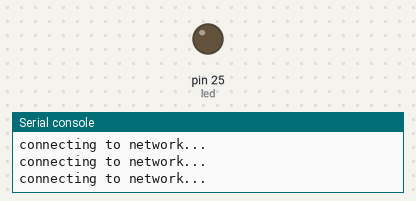
This program was run on a simulated MicroPython board. Parts: output pins drawn as LEDs (lit = HIGH), the last lines printed to the serial console. Dashed ring = blinking. WiFi joins after 1.5 s.

Above: at 0.9 s.
At 2.1 s:
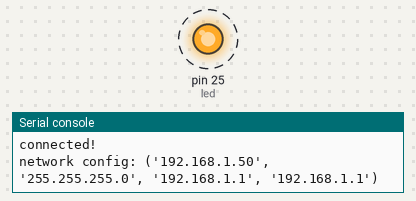
Timing chart, 0 to 3.0 s (numbered marks = the images above):
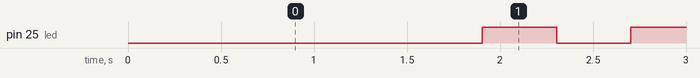

Measured:
- by itself, pin 25 (led): alternates HIGH for 0.40 s and LOW for 0.40 s

The program:

uPython_WiFi.py
```python
import network, time
from machine import Pin, Timer

led = machine.Pin('WL_GPIO0', machine.Pin.OUT) # On-board LED
timer = Timer()

def blink(timer):
    led.toggle()

def connect_wifi():
    wlan = network.WLAN(network.STA_IF)
    wlan.active(True)
    while not wlan.isconnected():
        try:
            print('connecting to network...')
            wlan.connect('doma-iphone', 'bruhbruh')
        except OSError:
            time.sleep(2)
    print('connected!\nnetwork config:', wlan.ifconfig())

# START
connect_wifi()
timer.init(freq=2.5, mode=Timer.PERIODIC, callback=blink)
```
